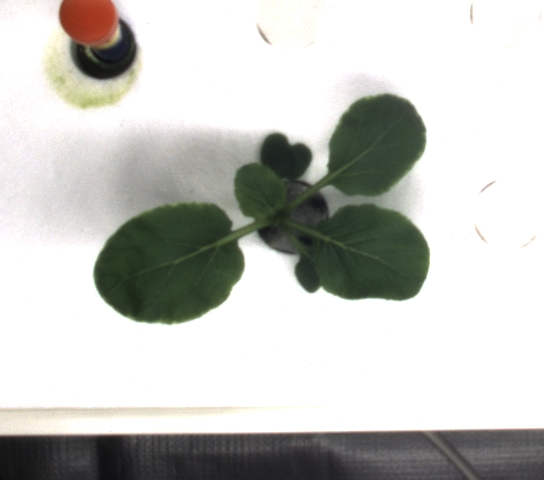
#> input picture Project I/multi_plant/rgb_02_04_007_01.png, 544 x 480 px, found by its file name
$ python code.py
#> lines starting #> are read from the running program, lines starting #| are printed output that depends on the picture; after the words box and inside, x2 and y2 are one past the last pixel; in counts of white or black regions, pixels touching at a corner belong together
# import the necessary packages
import numpy as np
import cv2
import random

def random_color():
    rgbl=[255,0,0]
    random.shuffle(rgbl)
    return tuple(rgbl)

image = cv2.imread('./multi_plant/rgb_02_04_007_01.png',cv2.IMREAD_COLOR)
#> image is the input picture: shape (480, 544, 3); mean B, G, R 192.6, 196.7, 196.1
#gray = cv2.imread('./multi_plant/rgb_00_00_000_00.png',cv2.IMREAD_GRAYSCALE)
height, width, channels = image.shape
#> height = 480; width = 544; channels = 3
#cv2.imshow("Image", image)

# remove all colors except of particular shades of green
hsv = cv2.cvtColor(image , cv2.COLOR_BGR2HSV)
#> hsv: shape (480, 544, 3); mean H, S, V 30.9, 16.8, 198.6
lower_green = np.array([19, 31, 33],np.uint8)
upper_green = np.array([86, 255, 134],np.uint8)
mask = cv2.inRange(hsv, lower_green , upper_green)
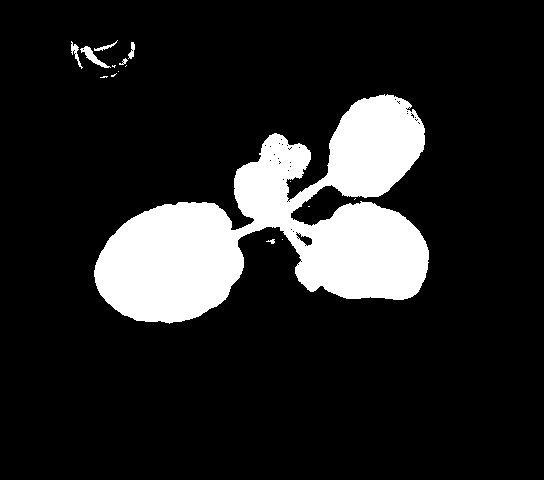
#> mask: shape (480, 544); 14.5% white; 16 white regions (9 under 20 px), largest, box (x1, y1, x2, y2) and area: (94, 94, 429, 324) 37232, (80, 46, 111, 68) 194, (71, 41, 83, 69) 101

# blur , optionally use opening if USEOPENING:
# kernel = cv2.getStructuringElement(cv2.MORPH_RECT, (1,1))
# mask = cv2.morphologyEx(mask , cv2.MORPH_OPEN , kernel)
mask = cv2.medianBlur(mask , 3)
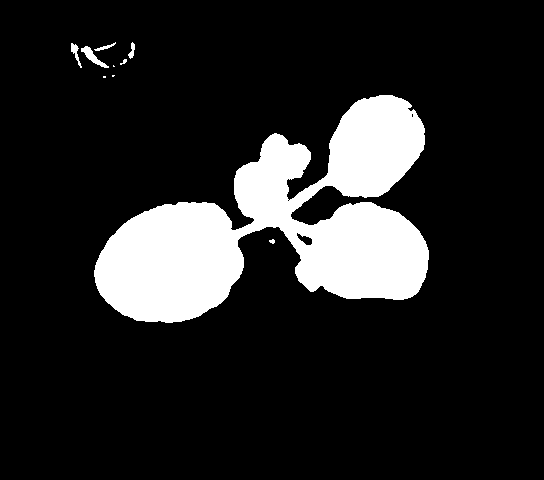
#> mask: shape (480, 544); 14.5% white; 10 white regions (3 under 20 px)

ret,thresh = cv2.threshold(mask,127,255,0)
contours, hierarchy = cv2.findContours(thresh,cv2.RETR_TREE,cv2.CHAIN_APPROX_SIMPLE)
#> contours = 13 contours, 7 with area under 20; largest, box (x1, y1, x2, y2) and area: (94, 95, 429, 323) 36675, (81, 46, 109, 68) 159, (296, 232, 313, 246) 108, (71, 43, 82, 68) 70, (128, 42, 135, 59) 44, (94, 42, 116, 51) 38

closest=1000
for c in contours :
    if cv2.contourArea(c)>500:
        M = cv2.moments(c)
        cX = int(M["m10"] / M["m00"])
        cY = int(M["m01"] / M["m00"])
        dist=abs(width/2-cX)+abs(height/2-cY)
        if closest > dist:
            closest=dist
            cnt=c
#> this loop made 13 passes
#> (cX, cY, dist, closest) on pass 2: (279, 225, 22, 22)
#> c on passes 4, 6, 7, 8: [[287, 200], [288, 199], [289, 200], [288, 201]], [[103, 76], [103, 77], [105, 77], [105, 76]], [[112, 75], [112, 76], [113, 76], [114, 75]], [[113, 65], [113, 66], [114, 66]]
#> after the loop, closest = 22; cnt = contour of 683 points, box (x1, y1, x2, y2) (94, 95, 429, 323), area 36675


mask = cv2.drawContours(np.zeros((height ,width ,3), np.uint8 ), [cnt], 0, (255,255,255), cv2.FILLED)
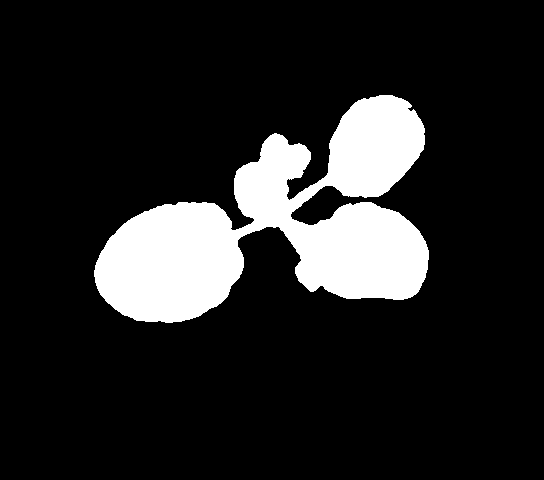
#> mask: shape (480, 544, 3); 14.3% white; 1 white region, box (x1, y1, x2, y2) and area: (94, 95, 429, 323) 37364
mask = cv2.cvtColor(mask ,cv2.COLOR_BGR2GRAY)
#cv2.imshow("Image", mask)

#cv2.waitKey()

segmented = cv2.bitwise_and(image , image , mask=mask)
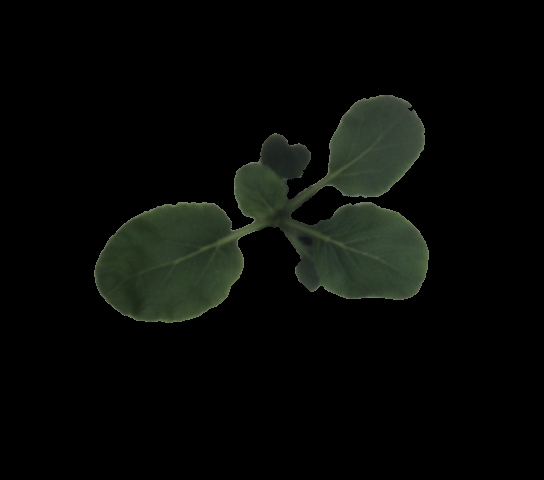
#> segmented: shape (480, 544, 3); mean B, G, R 6.9, 9.6, 7.5
cv2.imshow("seg", segmented)
cv2.waitKey()

hsv = cv2.cvtColor(segmented , cv2.COLOR_BGR2HSV)
#> hsv: shape (480, 544, 3); mean H, S, V 7.8, 10.5, 9.6
lower_brown = np.array([38, 31, 33],np.uint8)
upper_brown = np.array([86, 255, 134],np.uint8)
mask_seg = cv2.inRange(hsv, lower_brown , upper_brown)
#> mask_seg: shape (480, 544); 14.2% white; 1 white region, box (x1, y1, x2, y2) and area: (94, 95, 429, 323) 37082
kernel22 = cv2.getStructuringElement(cv2.MORPH_RECT, (1,1))
mask_seg = cv2.morphologyEx(mask_seg, cv2.MORPH_OPEN , kernel22)
cv2.imshow("Mask Seg", mask_seg)
cv2.waitKey()

# perform a series of erosions and dilations
mask_seg = cv2.erode(mask_seg, None, iterations = 1)
#> mask_seg: shape (480, 544); 13.3% white; 3 white regions (2 under 20 px), largest, box (x1, y1, x2, y2) and area: (95, 96, 428, 322) 34750
mask_seg = cv2.dilate(mask_seg, None, iterations = 3)
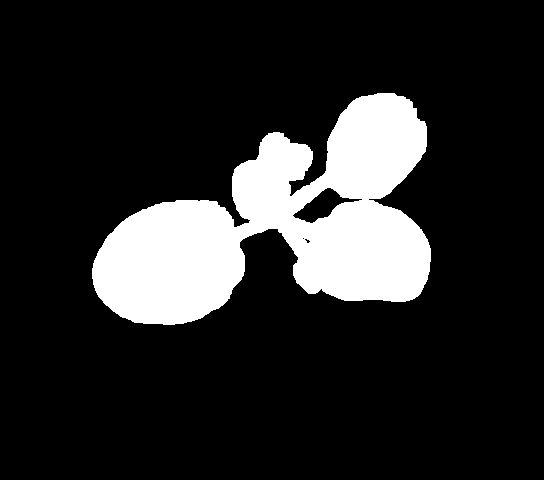
#> mask_seg: shape (480, 544); 15.7% white; 1 white region
cv2.imshow("Mask  Closed", mask_seg)
cv2.waitKey()


ret2,thresh2 = cv2.threshold(mask_seg,127,255,0)
contours2, hierarchy2 = cv2.findContours(thresh2,cv2.RETR_TREE,cv2.CHAIN_APPROX_SIMPLE)
#> contours2 = 4 contours, 2 with area under 20; largest, box (x1, y1, x2, y2) and area: (92, 93, 431, 325) 41354, (292, 187, 363, 224) 995

c2 = sorted(contours2, key = cv2.contourArea, reverse = True)[0]
#> c2 = contour of 552 points, box (x1, y1, x2, y2) (92, 93, 431, 325), area 41354
# cv2.drawContours(image, [c2], 0, (0,0,0), 3)
# cv2.imshow("Show end ",image)
M = cv2.moments(c2)
#> M = moments, m00 41354, centre m10/m00, m01/m00 = (281.5, 224.4)
cX = int(M["m10"] / M["m00"])
#> cX = 281
cY = int(M["m01"] / M["m00"])
#> cY = 224

# draw the contour and center of the shape on the image

last=c2[-1:][0][0]
#> last = [394, 93]
print(last)
#| [394  93]
colorUP=random_color()
colorDOWN=random_color()
l=list()
for cor in c2:
    a=(cor,abs(cor[0][1]-cX)+abs(cor[0][1]-cY))
    l.append((a))
#> this loop made 552 passes
#> a on passes 1 to 3: ([[377, 93]], 319), ([[376, 94]], 317), ([[374, 94]], 317)
#> after the loop, l = 552 items, first 6: ([[377, 93]], 319), ([[376, 94]], 317), ([[374, 94]], 317), ([[373, 95]], 315), ([[368, 95]], 315), ([[367, 96]], 313)
ten=0;
for e in l:
    last_len=abs(last[0]-cX)+abs(last[1]-cY)
    if e[1]-last_len < 0 :
        cv2.circle(image, (e[0][0][0],e[0][0][1]), 3, colorDOWN, -1)
    else:
        cv2.circle(image, (e[0][0][0],e[0][0][1]), 3, colorUP, -1)
    last=(e[0][0][0],e[0][0][1])
    cv2.imshow("Show",image)
    cv2.waitKey()
#> this loop made 552 passes
#> (e, last_len) on passes 1 to 3: (([[377, 93]], 319), 244), (([[376, 94]], 317), 227), (([[374, 94]], 317), 225)
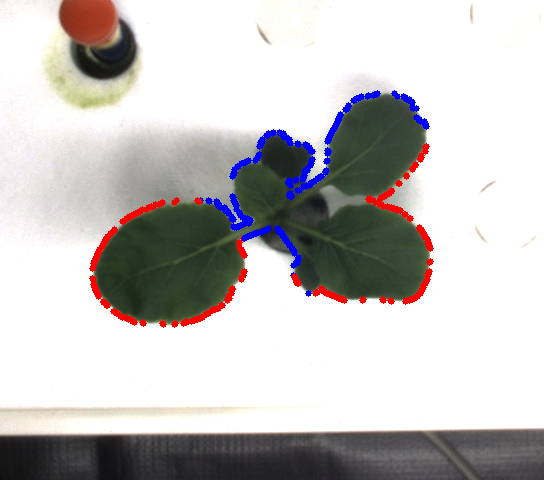
#> image: shape (480, 544, 3); 2.59% of pixels changed, all inside (x1, y1, x2, y2) = (89, 90, 434, 328)
# [12 lines of commented-out code are left out]

x,y,w,h = cv2.boundingRect(cnt)
#> x = 94; y = 95; w = 335; h = 228
cv2.rectangle(image,(x,y),(x+w,y+h),(0,255,0),2)
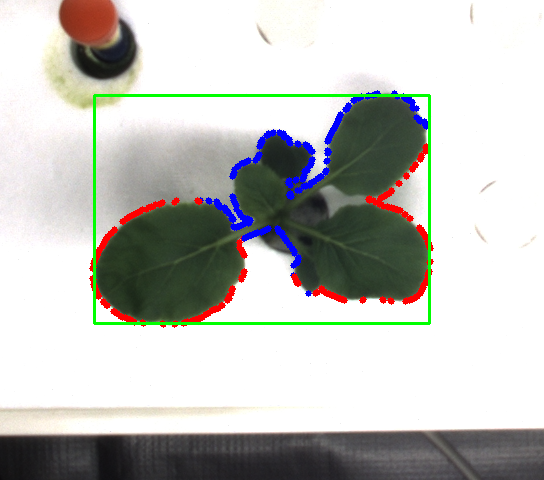
#> image: shape (480, 544, 3); 1.29% of pixels changed, all inside (x1, y1, x2, y2) = (93, 94, 431, 325)
cv2.imshow("Show",image)

cv2.waitKey()

cv2.destroyAllWindows()

$ run again, with Project I/multi_plant/rgb_00_00_000_00.png copied over Project I/multi_plant/rgb_02_04_007_01.png
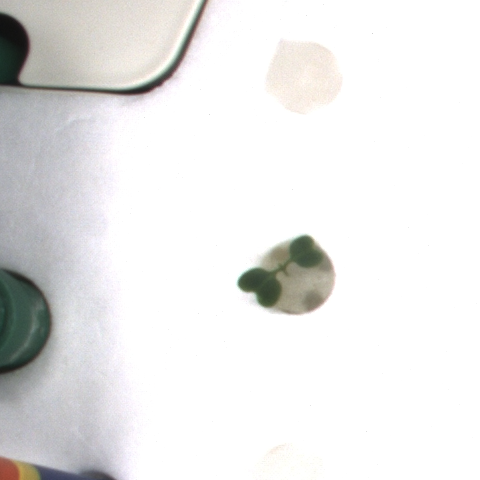
#> input picture Project I/multi_plant/rgb_00_00_000_00.png, 480 x 480 px, found by its file name
#> image is the input picture: shape (480, 480, 3); mean B, G, R 231.7, 232.2, 232.5
#> `mask = cv2.medianBlur(mask , 3)`:
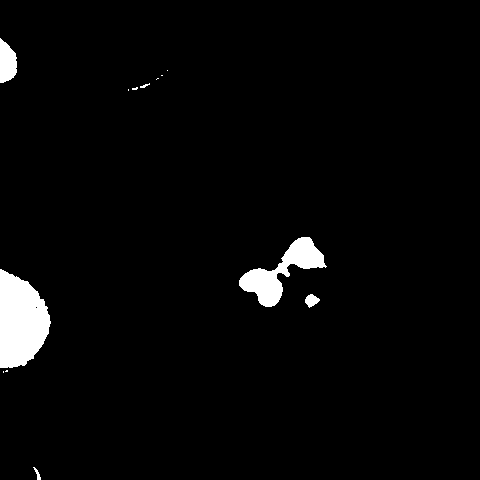
#> mask: shape (480, 480); 2.9% white; 13 white regions (7 under 20 px)
#> contours = 14 contours, 9 with area under 20; largest, box (x1, y1, x2, y2) and area: (0, 269, 51, 368) 3597, (239, 237, 327, 307) 2080, (0, 38, 17, 83) 526, (305, 294, 320, 308) 111, (33, 467, 41, 480) 25
#> the loop `for c in contours :` made 14 passes
#> (cX, cY, dist, closest) on passes 5, 7: (20, 320, 300, 300), (281, 271, 72, 72)
#> after the loop `for c in contours :`: closest = 72; cnt = contour of 118 points, box (x1, y1, x2, y2) (239, 237, 327, 307), area 2080
#> contours2 = 2 contours; box (x1, y1, x2, y2) and area: (237, 264, 284, 308) 1328, (286, 235, 324, 270) 968
#> c2 = contour of 60 points, box (x1, y1, x2, y2) (237, 264, 284, 308), area 1328
#> M = moments, m00 1328, centre m10/m00, m01/m00 = (261.4, 284.3)
#> `cX = int(M["m10"] / M["m00"])`: cX = 261
#> `cY = int(M["m01"] / M["m00"])`: cY = 284
#> `last=c2[-1:][0][0]`: last = [283, 264]
#| [283 264]
#> the loop `for cor in c2:` made 60 passes
#> a on passes 1 to 8: ([[276, 264]], 23), ([[276, 267]], 23), ([[275, 268]], 23), ([[270, 268]], 23), ([[269, 269]], 23), ([[268, 268]], 23), ([[267, 268]], 23), ([[266, 267]], 23)
#> after the loop `for cor in c2:`: l = 60 items, first 6: ([[276, 264]], 23), ([[276, 267]], 23), ([[275, 268]], 23), ([[270, 268]], 23), ([[269, 269]], 23), ([[268, 268]], 23)
#> the loop `for e in l:` made 60 passes
#> (e, last_len) on passes 1 to 8: (([[276, 264]], 23), 42), (([[276, 267]], 23), 35), (([[275, 268]], 23), 32), (([[270, 268]], 23), 30), (([[269, 269]], 23), 25), (([[268, 268]], 23), 23), (([[267, 268]], 23), 23), (([[266, 267]], 23), 22)
#> x = 239; y = 237; w = 88; h = 70
#> `cv2.rectangle(image,(x,y),(x+w,y+h),(0,255,0),2)`:
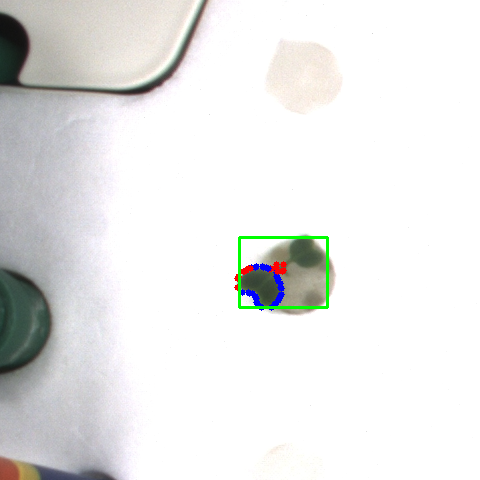
#> image: shape (480, 480, 3); mean B, G, R 231, 231.8, 231.4
